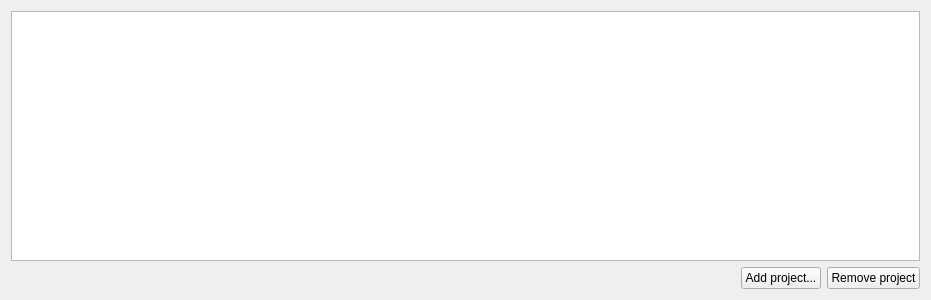
<?xml version="1.0" encoding="UTF-8"?>
<ui version="4.0">
 <class>Form</class>
 <widget class="QWidget" name="Form">
  <property name="geometry">
   <rect>
    <x>0</x>
    <y>0</y>
    <width>931</width>
    <height>300</height>
   </rect>
  </property>
  <property name="windowTitle">
   <string>Project Management</string>
  </property>
  <property name="windowIcon">
   <iconset resource="../../../resource/icons/icons.qrc">
    <normaloff>:/icons/project.svg</normaloff>:/icons/project.svg</iconset>
  </property>
  <layout class="QVBoxLayout" name="verticalLayout">
   <item>
    <widget class="QTreeView" name="projectListTreeView">
     <property name="alternatingRowColors">
      <bool>true</bool>
     </property>
    </widget>
   </item>
   <item>
    <layout class="QHBoxLayout" name="horizontalLayout">
     <item>
      <spacer name="horizontalSpacer">
       <property name="orientation">
        <enum>Qt::Horizontal</enum>
       </property>
       <property name="sizeHint" stdset="0">
        <size>
         <width>40</width>
         <height>20</height>
        </size>
       </property>
      </spacer>
     </item>
     <item>
      <widget class="QPushButton" name="addProjectPushButton">
       <property name="text">
        <string>Add project...</string>
       </property>
       <property name="icon">
        <iconset theme="list-add">
         <normaloff>.</normaloff>.</iconset>
       </property>
      </widget>
     </item>
     <item>
      <widget class="QPushButton" name="removeProjectPushButton">
       <property name="text">
        <string>Remove project</string>
       </property>
       <property name="icon">
        <iconset theme="list-remove">
         <normaloff>.</normaloff>.</iconset>
       </property>
      </widget>
     </item>
    </layout>
   </item>
  </layout>
 </widget>
 <resources>
  <include location="../../../resource/icons/icons.qrc"/>
 </resources>
 <connections/>
</ui>
